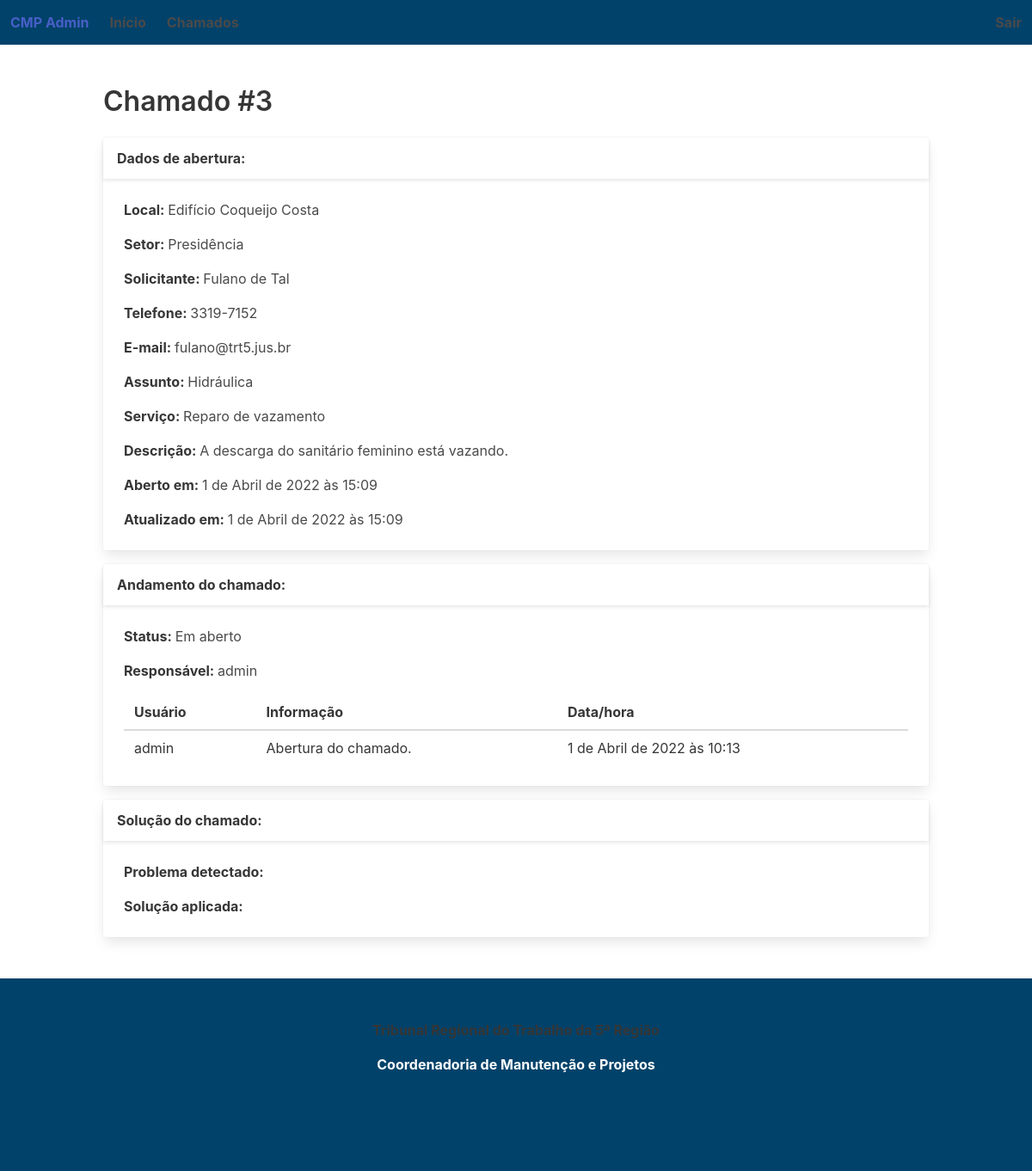
Screenshot of /cmp_admin/ticket/3/ (signed in) with the database file from the repository.
### cmp_admin/models.py (models this page shows, shortened)
class Ticket(models.Model):
  place_id = models.ForeignKey(Place, on_delete = models.SET_NULL, null = True)
  contact_email = models.EmailField()
  sector_id = models.ForeignKey(Sector, on_delete = models.SET_NULL, null = True)
  contact_phone = models.CharField(max_length = 255)
  description = models.TextField()
  assigned_to_id = models.ForeignKey(User, on_delete = models.SET_NULL, null = True)
  infos = models.ManyToManyField('Info')
  created_at = models.DateTimeField(auto_now_add = True)
  updated_at = models.DateTimeField(auto_now = True)
  subject_id = models.ForeignKey(Subject, on_delete = models.SET_NULL, null = True)
  service_id = models.ForeignKey(Service, on_delete = models.SET_NULL, null = True)
  status_id = models.ForeignKey(Status, on_delete = models.SET_NULL, null = True)
  requester = models.CharField(max_length = 255)
  issue = models.TextField(blank = True)
  solution = models.TextField(blank = True)

class Place(models.Model):
  name = models.CharField(max_length = 255)
  city = models.CharField(max_length = 255)
  state = models.CharField(max_length = 255)
  address = models.CharField(max_length = 255)
  zip_code = models.CharField(max_length = 255)
  created_at = models.DateTimeField(auto_now_add = True)
  updated_at = models.DateTimeField(auto_now = True)
  def __str__(self):
    return self.name

class Sector(models.Model):
  name = models.CharField(max_length = 255)
  place_id = models.ForeignKey(Place, on_delete = models.SET_NULL, null = True)
  email = models.EmailField()
  phone_number = models.CharField(max_length = 255)
  created_at = models.DateTimeField(auto_now_add = True)
  updated_at = models.DateTimeField(auto_now = True)
  def __str__(self):
    return self.name

class Subject(models.Model):
  name = models.CharField(max_length = 255)
  created_at = models.DateTimeField(auto_now_add = True)
  updated_at = models.DateTimeField(auto_now = True)
  def __str__(self):
    return self.name

class Service(models.Model):
  name = models.CharField(max_length = 255)
  subject_id = models.ForeignKey(Subject, on_delete = models.SET_NULL, null = True)
  created_at = models.DateTimeField(auto_now_add = True)
  updated_at = models.DateTimeField(auto_now = True)
  def __str__(self):
    return self.name

class Status(models.Model):
  name = models.CharField(max_length = 255)
  created_at = models.DateTimeField(auto_now_add = True)
  updated_at = models.DateTimeField(auto_now = True)
  def __str__(self):
    return self.name

class Info(models.Model):
  description = models.TextField()
  user_id = models.ForeignKey(User, on_delete = models.SET_NULL, null = True)
  created_at = models.DateTimeField(auto_now_add = True)
  updated_at = models.DateTimeField(auto_now = True)

### cmp_admin/views.py (the view)
# urls.py: path('ticket/<int:pk>/', views.TicketDetailView.as_view(), name = 'ticket_detail'),
class TicketDetailView(LoginRequiredMixin, generic.DetailView):
  model = Ticket
  template_name = 'cmp_admin/ticket_detail.html'

### cmp_admin/templates/cmp_admin/ticket_detail.html (shortened to what this page needs)
{% extends 'cmp_admin/base.html' %}
{% block main %}
<h1 class="title">Chamado #{{ ticket.pk }}</h1>
<div class="card mb-4">
  <div class="card-header">
    <p class="card-header-title">Dados de abertura:</p>
  </div>
  <div class="card-content">
    <div class="content">
      <p><strong>Local: </strong>{{ ticket.place_id }}</p>
      <p><strong>Setor: </strong>{{ ticket.sector_id }}</p>
      <p><strong>Solicitante: </strong>{{ ticket.requester }}</p>
      <p><strong>Telefone: </strong>{{ ticket.contact_phone }}</p>
      <p><strong>E-mail: </strong>{{ ticket.contact_email }}</p>
      <p><strong>Assunto: </strong>{{ ticket.subject_id }}</p>
      <p><strong>Serviço: </strong>{{ ticket.service_id }}</p>
      <p><strong>Descrição: </strong>{{ ticket.description }}</p>
      <p><strong>Aberto em: </strong>{{ ticket.created_at }}</p>
      <p><strong>Atualizado em: </strong>{{ ticket.updated_at }}</p>
    </div>
  </div>
</div>
<div class="card mb-4">
  <div class="card-header">
    <p class="card-header-title">Andamento do chamado:</p>
  </div>
  <div class="card-content">
    <div class="content">
      <p><strong>Status: </strong>{{ ticket.status_id }}</p>
      <p><strong>Responsável: </strong>{{ ticket.assigned_to_id }}</p>
      <table class="table">
        <thead>
          <tr>
            <th>Usuário</th>
            <th>Informação</th>
            <th>Data/hora</th>
          </tr>
        </thead>
        <tbody>
          {% for info in ticket.infos.all %}
          <tr>
            <td>{{ info.user_id }}</td>
            <td>{{ info.description }}</td>
            <td>{{ info.created_at }}</td>
          </tr>
          {% endfor %}
        </tbody>
      </table>
    </div>
  </div>
</div>
<div class="card">
  <div class="card-header">
    <p class="card-header-title">Solução do chamado:</p>
  </div>
  <div class="card-content">
    <div class="content">
      <p><strong>Problema detectado: </strong>{{ ticket.issue }}</p>
      <p><strong>Solução aplicada: </strong>{{ ticket.solution }}</p>
    </div>
  </div>
</div>
{% endblock main %}

### cmp_admin/templates/cmp_admin/ticket_detail.html (style rules this page uses)
.card { width: 80vw; margin: auto; }

### rows the page displays
Ticket: pk "3", place_id "Edifício Coqueijo Costa", sector_id "Presidência", requester "Fulano de Tal", contact_phone "3319-7152", contact_email "fulano@trt5.jus.br", subject_id "Hidráulica", service_id "Reparo de vazamento", description "A descarga do sanitário feminino está vazando.", created_at "1 de Abril de 2022 às 15:09", updated_at "1 de Abril de 2022 às 15:09", status_id "Em aberto", assigned_to_id "admin"
Info: user_id "admin", description "Abertura do chamado.", created_at "1 de Abril de 2022 às 10:13"
